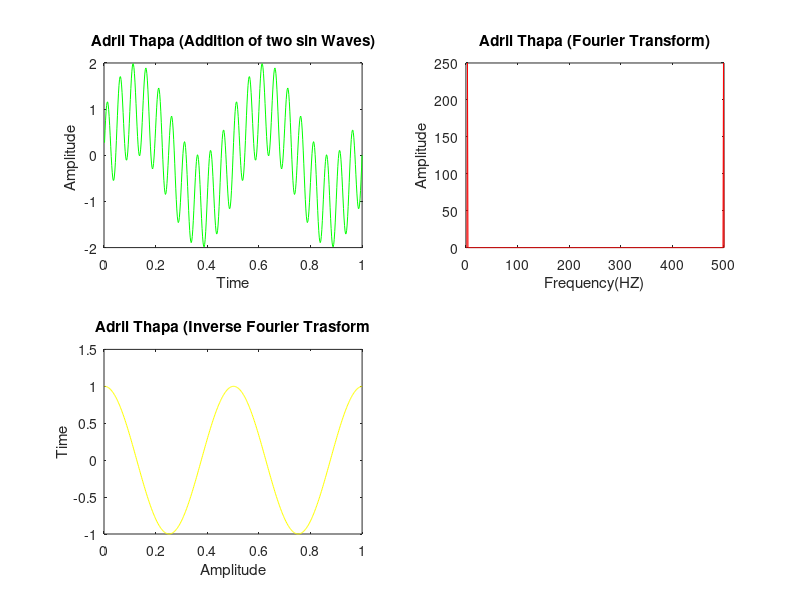

Write MATLAB code to recreate this figure.
close all;
clc;
A1= 1;
f1 = 2;
 
A2 = 1;
f2= 20;

fs = 500;
ts= 1/fs:1/fs:1;
x= A1*sin(2*pi*f1*ts);
y = A2*sin(2*pi*f2*ts);
z = x + y; 


subplot(2,2,1);
plot(ts,z,'g');
xlabel("Time");
ylabel("Amplitude ");
title("Adril Thapa (Addition of two sin Waves)");


subplot(2,2,2);
FT1=abs(fft(z));
% FT= FT(0:length(FT));
% f=(0:length(FT))*fs/2/length(FT);
FT1(10:490)=0;
% FT1(490:end)=0;
plot(FT1,'r');
xlabel("Frequency(HZ)");
ylabel("Amplitude");
title("Adril Thapa (Fourier Transform)");

 subplot(2,2,3);
 signal= ifft(FT1);
 plot(ts,signal,'y');
 xlabel("Amplitude");
 ylabel("Time");
title("Adril Thapa (Inverse Fourier Trasform");